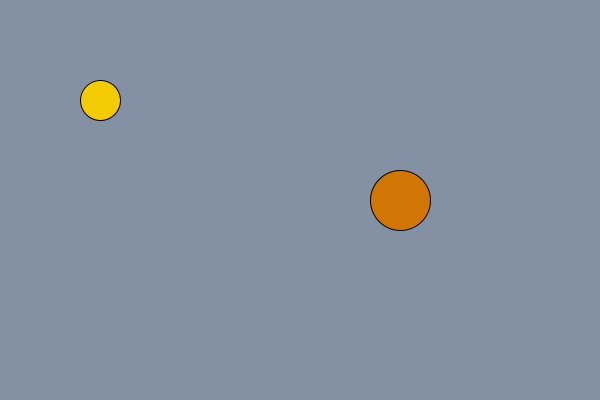
Frame 1 (no input)
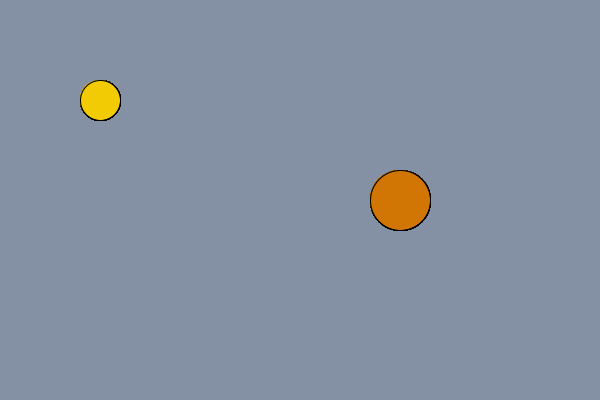
Frame 60 (the mouse pressed at the canvas centre just before this capture)
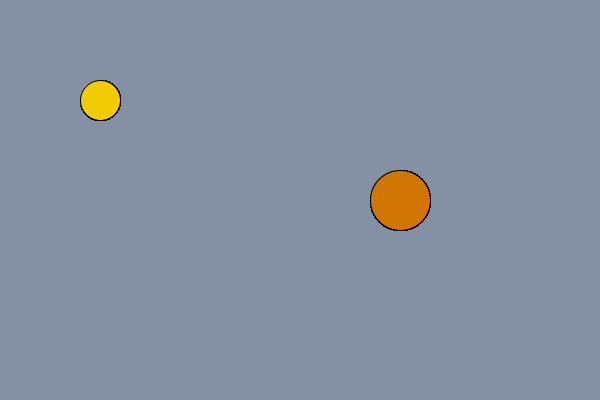
Frame 120 (the mouse held since frame 60 and released just before this capture)

The Processing sketch that drew these frames (run headless with seeded random() and noise(); from frame 60 on, the mouse is pressed at the canvas centre):

// Processing sketch: disk04
// ── disk04.pde
Disk Ghost0;
Disk Ghost1;

void setup() {
   size(600, 400);
   background(132, 144, 163);
   Ghost0 = new Disk(100, 100,  5,  5, 20, color(242, 203, 5));
   Ghost1 = new Disk(400, 200, -3, -7, 30, color(209, 117, 4));
}

void draw() {
   fill(Ghost0.clr);
   ellipse(Ghost0.xPos, Ghost0.yPos, Ghost0.radius*2, Ghost0.radius*2);
   fill(Ghost1.clr);
   ellipse(Ghost1.xPos, Ghost1.yPos, Ghost1.radius*2, Ghost1.radius*2);
}

class Disk {
   float xPos;   // 1. Current location (X and Y)
   float yPos;  
   float xDir;   // 2. Current motion (X and Y)
   float yDir;
   float radius; // 3. Radius
   color clr;    // 4. Color

   Disk (float axPos, float ayPos, float axDir,  float ayDir,
   float aradius, color aclr) {
      xPos   = axPos;
      yPos   = ayPos;
      xDir   = axDir;
      yDir   = ayDir;
      radius = aradius;
      clr    = aclr;
   }
}
